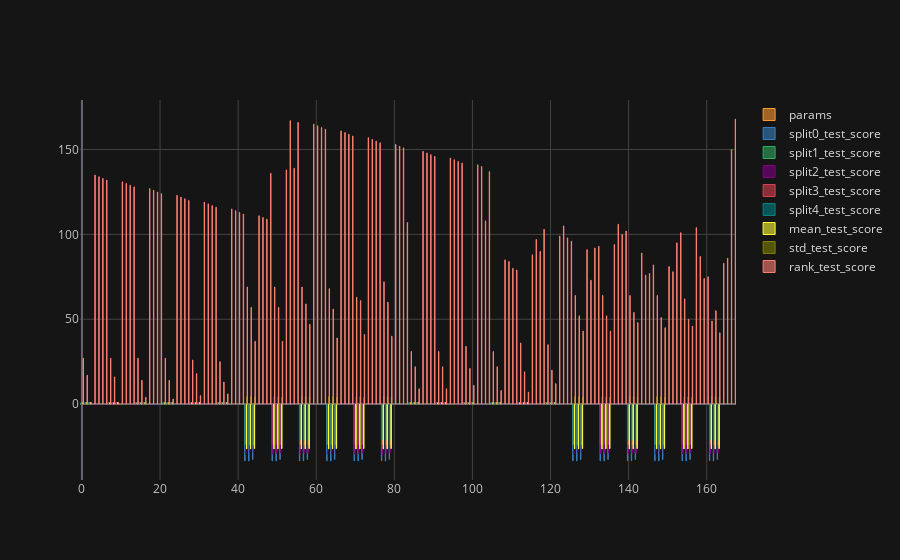

The notebook cell saved with this chart:
### Code cell
# building a dataframe from cross validation data
df_cv_scores=pd.DataFrame(gs.cv_results_).sort_values(by='rank_test_score')

# selecting specific columns to create a view
df_cv_scores[['params','split0_test_score', 'split1_test_score', 'split2_test_score',\
              'split3_test_score', 'split4_test_score', 'mean_test_score',\
              'std_test_score', 'rank_test_score']].iplot(kind='bar')

### Figure 1 — Plotly figure (JSON) as saved in the notebook; plotly's stock layout.template omitted (floating-point values rounded to 4 significant figures; data arrays with more than 128 entries replaced by an {"elided": "..."} marker saying what was removed)
{"data": [{"marker": {"color": "rgba(255, 153, 51, 0.6)", "line": {"color": "rgba(255, 153, 51, 1.0)", "width": 1}}, "name": "params", "orientation": "v", "text": "", "x": {"elided": "168 int values"}, "y": [{"ridge__alpha": 5, "ridge__fit_intercept": true, "ridge__solver": "svd", "selectkbest__k": 5}, {"ridge__alpha": 5, "ridge__fit_intercept": true, "ridge__solver": "cholesky", "selectkbest__k": 5}, {"ridge__alpha": 5, "ridge__fit_intercept": true, "ridge__solver": "sparse_cg", "selectkbest__k": 5}, {"ridge__alpha": 5, "ridge__fit_intercept": true, "ridge__solver": "lsqr", "selectkbest__k": 5}, {"ridge__alpha": 5, "ridge__fit_intercept": true, "ridge__solver": "sag", "selectkbest__k": 5}, {"ridge__alpha": 5, "ridge__fit_intercept": true, "ridge__solver": "saga", "selectkbest__k": 5}, {"ridge__alpha": 10, "ridge__fit_intercept": true, "ridge__solver": "sag", "selectkbest__k": 5}, {"ridge__alpha": 10, "ridge__fit_intercept": true, "ridge__solver": "sparse_cg", "selectkbest__k": 5}, {"ridge__alpha": 10, "ridge__fit_intercept": true, "ridge__solver": "svd", "selectkbest__k": 5}, {"ridge__alpha": 10, "ridge__fit_intercept": true, "ridge__solver": "cholesky", "selectkbest__k": 5}, {"ridge__alpha": 10, "ridge__fit_intercept": true, "ridge__solver": "lsqr", "selectkbest__k": 5}, {"ridge__alpha": 10, "ridge__fit_intercept": true, "ridge__solver": "saga", "selectkbest__k": 5}, {"ridge__alpha": 5, "ridge__fit_intercept": true, "ridge__solver": "saga", "selectkbest__k": 3}, {"ridge__alpha": 5, "ridge__fit_intercept": true, "ridge__solver": "lsqr", "selectkbest__k": 3}, {"ridge__alpha": 5, "ridge__fit_intercept": true, "ridge__solver": "sparse_cg", "selectkbest__k": 3}, {"ridge__alpha": 5, "ridge__fit_intercept": true, "ridge__solver": "cholesky", "selectkbest__k": 3}, {"ridge__alpha": 5, "ridge__fit_intercept": true, "ridge__solver": "svd", "selectkbest__k": 3}, {"ridge__alpha": 5, "ridge__fit_intercept": true, "ridge__solver": "sag", "selectkbest__k": 3}, {"ridge__alpha": 10, "ridge__fit_intercept": true, "ridge__solver": "sag", "selectkbest__k": 3}, {"ridge__alpha": 10, "ridge__fit_intercept": true, "ridge__solver": "saga", "selectkbest__k": 3}, {"ridge__alpha": 10, "ridge__fit_intercept": true, "ridge__solver": "lsqr", "selectkbest__k": 3}, {"ridge__alpha": 10, "ridge__fit_intercept": true, "ridge__solver": "svd", "selectkbest__k": 3}, {"ridge__alpha": 10, "ridge__fit_intercept": true, "ridge__solver": "sparse_cg", "selectkbest__k": 3}, {"ridge__alpha": 10, "ridge__fit_intercept": true, "ridge__solver": "cholesky", "selectkbest__k": 3}, {"ridge__alpha": 5, "ridge__fit_intercept": true, "ridge__solver": "saga", "selectkbest__k": 1}, {"ridge__alpha": 5, "ridge__fit_intercept": true, "ridge__solver": "sag", "selectkbest__k": 1}, {"ridge__alpha": 5, "ridge__fit_intercept": true, "ridge__solver": "lsqr", "selectkbest__k": 1}, {"ridge__alpha": 5, "ridge__fit_intercept": true, "ridge__solver": "cholesky", "selectkbest__k": 1}, {"ridge__alpha": 5, "ridge__fit_intercept": true, "ridge__solver": "sparse_cg", "selectkbest__k": 1}, {"ridge__alpha": 5, "ridge__fit_intercept": true, "ridge__solver": "svd", "selectkbest__k": 1}, {"ridge__alpha": 10, "ridge__fit_intercept": true, "ridge__solver": "svd", "selectkbest__k": 1}, {"ridge__alpha": 10, "ridge__fit_intercept": true, "ridge__solver": "cholesky", "selectkbest__k": 1}, {"ridge__alpha": 10, "ridge__fit_intercept": true, "ridge__solver": "sparse_cg", "selectkbest__k": 1}, {"ridge__alpha": 10, "ridge__fit_intercept": true, "ridge__solver": "lsqr", "selectkbest__k": 1}, {"ridge__alpha": 10, "ridge__fit_intercept": true, "ridge__solver": "saga", "selectkbest__k": 1}, {"ridge__alpha": 10, "ridge__fit_intercept": true, "ridge__solver": "sag", "selectkbest__k": 1}, {"ridge__alpha": 5, "ridge__fit_intercept": false, "ridge__solver": "cholesky", "selectkbest__k": 5}, {"ridge__alpha": 5, "ridge__fit_intercept": false, "ridge__solver": "svd", "selectkbest__k": 5}, {"ridge__alpha": 5, "ridge__fit_intercept": false, "ridge__solver": "sparse_cg", "selectkbest__k": 5}, {"ridge__alpha": 5, "ridge__fit_intercept": false, "ridge__solver": "saga", "selectkbest__k": 5}, {"ridge__alpha": 5, "ridge__fit_intercept": false, "ridge__solver": "sag", "selectkbest__k": 5}, {"ridge__alpha": 10, "ridge__fit_intercept": false, "ridge__solver": "saga", "selectkbest__k": 5}, {"ridge__alpha": 10, "ridge__fit_intercept": false, "ridge__solver": "svd", "selectkbest__k": 5}, {"ridge__alpha": 10, "ridge__fit_intercept": false, "ridge__solver": "cholesky", "selectkbest__k": 5}, {"ridge__alpha": 10, "ridge__fit_intercept": false, "ridge__solver": "sparse_cg", "selectkbest__k": 5}, {"ridge__alpha": 10, "ridge__fit_intercept": false, "ridge__solver": "sag", "selectkbest__k": 5}, {"ridge__alpha": 5, "ridge__fit_intercept": false, "ridge__solver": "lsqr", "selectkbest__k": 5}, {"ridge__alpha": 10, "ridge__fit_intercept": false, "ridge__solver": "lsqr", "selectkbest__k": 5}, {"ridge__alpha": 10, "ridge__fit_intercept": false, "ridge__solver": "saga", "selectkbest__k": 1}, {"ridge__alpha": 10, "ridge__fit_intercept": false, "ridge__solver": "sag", "selectkbest__k": 3}, {"ridge__alpha": 10, "ridge__fit_intercept": false, "ridge__solver": "sparse_cg", "selectkbest__k": 3}, {"ridge__alpha": 10, "ridge__fit_intercept": false, "ridge__solver": "cholesky", "selectkbest__k": 3}, {"ridge__alpha": 10, "ridge__fit_intercept": false, "ridge__solver": "svd", "selectkbest__k": 3}, {"ridge__alpha": 10, "ridge__fit_intercept": false, "ridge__solver": "lsqr", "selectkbest__k": 3}, {"ridge__alpha": 10, "ridge__fit_intercept": false, "ridge__solver": "saga", "selectkbest__k": 3}, {"ridge__alpha": 5, "ridge__fit_intercept": false, "ridge__solver": "sparse_cg", "selectkbest__k": 3}, {"ridge__alpha": 5, "ridge__fit_intercept": false, "ridge__solver": "cholesky", "selectkbest__k": 3}, {"ridge__alpha": 5, "ridge__fit_intercept": false, "ridge__solver": "svd", "selectkbest__k": 3}, {"ridge__alpha": 5, "ridge__fit_intercept": false, "ridge__solver": "lsqr", "selectkbest__k": 3}, {"ridge__alpha": 5, "ridge__fit_intercept": false, "ridge__solver": "saga", "selectkbest__k": 3}, {"ridge__alpha": 5, "ridge__fit_intercept": false, "ridge__solver": "sag", "selectkbest__k": 3}, {"ridge__alpha": 10, "ridge__fit_intercept": false, "ridge__solver": "sag", "selectkbest__k": 1}, {"ridge__alpha": 5, "ridge__fit_intercept": false, "ridge__solver": "sag", "selectkbest__k": 1}, {"ridge__alpha": 10, "ridge__fit_intercept": false, "ridge__solver": "sparse_cg", "selectkbest__k": 1}, {"ridge__alpha": 10, "ridge__fit_intercept": false, "ridge__solver": "svd", "selectkbest__k": 1}, {"ridge__alpha": 10, "ridge__fit_intercept": false, "ridge__solver": "cholesky", "selectkbest__k": 1}, {"ridge__alpha": 10, "ridge__fit_intercept": false, "ridge__solver": "lsqr", "selectkbest__k": 1}, {"ridge__alpha": 5, "ridge__fit_intercept": false, "ridge__solver": "sparse_cg", "selectkbest__k": 1}, {"ridge__alpha": 5, "ridge__fit_intercept": false, "ridge__solver": "svd", "selectkbest__k": 1}, {"ridge__alpha": 5, "ridge__fit_intercept": false, "ridge__solver": "lsqr", "selectkbest__k": 1}, {"ridge__alpha": 5, "ridge__fit_intercept": false, "ridge__solver": "cholesky", "selectkbest__k": 1}, {"ridge__alpha": 5, "ridge__fit_intercept": false, "ridge__solver": "saga", "selectkbest__k": 1}, {"ridge__alpha": 10, "ridge__fit_intercept": false, "ridge__solver": "svd", "selectkbest__k": 9}, {"ridge__alpha": 10, "ridge__fit_intercept": false, "ridge__solver": "sag", "selectkbest__k": 11}, {"ridge__alpha": 10, "ridge__fit_intercept": false, "ridge__solver": "sag", "selectkbest__k": 13}, {"ridge__alpha": 10, "ridge__fit_intercept": false, "ridge__solver": "lsqr", "selectkbest__k": 9}, {"ridge__alpha": 10, "ridge__fit_intercept": false, "ridge__solver": "lsqr", "selectkbest__k": 11}, {"ridge__alpha": 10, "ridge__fit_intercept": false, "ridge__solver": "sparse_cg", "selectkbest__k": 9}, {"ridge__alpha": 10, "ridge__fit_intercept": true, "ridge__solver": "sparse_cg", "selectkbest__k": 13}, {"ridge__alpha": 10, "ridge__fit_intercept": true, "ridge__solver": "sparse_cg", "selectkbest__k": 11}, {"ridge__alpha": 10, "ridge__fit_intercept": false, "ridge__solver": "sparse_cg", "selectkbest__k": 7}, {"ridge__alpha": 10, "ridge__fit_intercept": false, "ridge__solver": "lsqr", "selectkbest__k": 13}, {"ridge__alpha": 10, "ridge__fit_intercept": false, "ridge__solver": "saga", "selectkbest__k": 7}, {"ridge__alpha": 10, "ridge__fit_intercept": true, "ridge__solver": "sparse_cg", "selectkbest__k": 9}, {"ridge__alpha": 10, "ridge__fit_intercept": true, "ridge__solver": "sparse_cg", "selectkbest__k": 7}, {"ridge__alpha": 10, "ridge__fit_intercept": false, "ridge__solver": "saga", "selectkbest__k": 9}, {"ridge__alpha": 10, "ridge__fit_intercept": false, "ridge__solver": "sag", "selectkbest__k": 9}, {"ridge__alpha": 10, "ridge__fit_intercept": true, "ridge__solver": "sag", "selectkbest__k": 7}, {"ridge__alpha": 10, "ridge__fit_intercept": false, "ridge__solver": "lsqr", "selectkbest__k": 7}, {"ridge__alpha": 10, "ridge__fit_intercept": true, "ridge__solver": "sag", "selectkbest__k": 11}, {"ridge__alpha": 10, "ridge__fit_intercept": false, "ridge__solver": "svd", "selectkbest__k": 7}, {"ridge__alpha": 10, "ridge__fit_intercept": false, "ridge__solver": "svd", "selectkbest__k": 11}, {"ridge__alpha": 10, "ridge__fit_intercept": false, "ridge__solver": "svd", "selectkbest__k": 13}, {"ridge__alpha": 10, "ridge__fit_intercept": false, "ridge__solver": "cholesky", "selectkbest__k": 7}, {"ridge__alpha": 10, "ridge__fit_intercept": false, "ridge__solver": "sparse_cg", "selectkbest__k": 11}, {"ridge__alpha": 10, "ridge__fit_intercept": true, "ridge__solver": "saga", "selectkbest__k": 13}, {"ridge__alpha": 10, "ridge__fit_intercept": true, "ridge__solver": "sag", "selectkbest__k": 9}, {"ridge__alpha": 10, "ridge__fit_intercept": true, "ridge__solver": "saga", "selectkbest__k": 11}, {"ridge__alpha": 10, "ridge__fit_intercept": true, "ridge__solver": "saga", "selectkbest__k": 7}, {"ridge__alpha": 10, "ridge__fit_intercept": false, "ridge__solver": "cholesky", "selectkbest__k": 11}, {"ridge__alpha": 10, "ridge__fit_intercept": false, "ridge__solver": "sparse_cg", "selectkbest__k": 13}, {"ridge__alpha": 10, "ridge__fit_intercept": false, "ridge__solver": "cholesky", "selectkbest__k": 13}, {"ridge__alpha": 10, "ridge__fit_intercept": true, "ridge__solver": "sag", "selectkbest__k": 13}, {"ridge__alpha": 10, "ridge__fit_intercept": false, "ridge__solver": "sag", "selectkbest__k": 7}, {"ridge__alpha": 10, "ridge__fit_intercept": true, "ridge__solver": "saga", "selectkbest__k": 9}, {"ridge__alpha": 10, "ridge__fit_intercept": false, "ridge__solver": "cholesky", "selectkbest__k": 9}, {"ridge__alpha": 5, "ridge__fit_intercept": false, "ridge__solver": "saga", "selectkbest__k": 13}, {"ridge__alpha": 10, "ridge__fit_intercept": true, "ridge__solver": "lsqr", "selectkbest__k": 11}, {"ridge__alpha": 5, "ridge__fit_intercept": false, "ridge__solver": "svd", "selectkbest__k": 11}, {"ridge__alpha": 5, "ridge__fit_intercept": false, "ridge__solver": "svd", "selectkbest__k": 9}, {"ridge__alpha": 5, "ridge__fit_intercept": false, "ridge__solver": "svd", "selectkbest__k": 7}, {"ridge__alpha": 5, "ridge__fit_intercept": true, "ridge__solver": "saga", "selectkbest__k": 13}, {"ridge__alpha": 5, "ridge__fit_intercept": true, "ridge__solver": "saga", "selectkbest__k": 11}, {"ridge__alpha": 5, "ridge__fit_intercept": true, "ridge__solver": "saga", "selectkbest__k": 9}, {"ridge__alpha": 5, "ridge__fit_intercept": true, "ridge__solver": "saga", "selectkbest__k": 7}, {"ridge__alpha": 5, "ridge__fit_intercept": true, "ridge__solver": "sag", "selectkbest__k": 13}, {"ridge__alpha": 5, "ridge__fit_intercept": true, "ridge__solver": "sag", "selectkbest__k": 11}, {"ridge__alpha": 5, "ridge__fit_intercept": true, "ridge__solver": "sag", "selectkbest__k": 9}, {"ridge__alpha": 5, "ridge__fit_intercept": true, "ridge__solver": "sag", "selectkbest__k": 7}, {"ridge__alpha": 5, "ridge__fit_intercept": true, "ridge__solver": "sparse_cg", "selectkbest__k": 13}, {"ridge__alpha": 5, "ridge__fit_intercept": true, "ridge__solver": "sparse_cg", "selectkbest__k": 11}, {"ridge__alpha": 5, "ridge__fit_intercept": true, "ridge__solver": "sparse_cg", "selectkbest__k": 9}, {"ridge__alpha": 5, "ridge__fit_intercept": true, "ridge__solver": "sparse_cg", "selectkbest__k": 7}, {"ridge__alpha": 5, "ridge__fit_intercept": true, "ridge__solver": "lsqr", "selectkbest__k": 13}, {"ridge__alpha": 5, "ridge__fit_intercept": true, "ridge__solver": "lsqr", "selectkbest__k": 11}, {"ridge__alpha": 5, "ridge__fit_intercept": true, "ridge__solver": "lsqr", "selectkbest__k": 9}, {"ridge__alpha": 5, "ridge__fit_intercept": true, "ridge__solver": "lsqr", "selectkbest__k": 7}, {"ridge__alpha": 5, "ridge__fit_intercept": true, "ridge__solver": "cholesky", "selectkbest__k": 13}, {"ridge__alpha": 5, "ridge__fit_intercept": true, "ridge__solver": "cholesky", "selectkbest__k": 11}, {"ridge__alpha": 5, "ridge__fit_intercept": true, "ridge__solver": "cholesky", "selectkbest__k": 9}, {"ridge__alpha": 5, "ridge__fit_intercept": true, "ridge__solver": "cholesky", "selectkbest__k": 7}, {"ridge__alpha": 5, "ridge__fit_intercept": true, "ridge__solver": "svd", "selectkbest__k": 13}, {"ridge__alpha": 5, "ridge__fit_intercept": true, "ridge__solver": "svd", "selectkbest__k": 11}, {"ridge__alpha": 5, "ridge__fit_intercept": true, "ridge__solver": "svd", "selectkbest__k": 9}, {"ridge__alpha": 5, "ridge__fit_intercept": true, "ridge__solver": "svd", "selectkbest__k": 7}, {"ridge__alpha": 5, "ridge__fit_intercept": false, "ridge__solver": "svd", "selectkbest__k": 13}, {"ridge__alpha": 10, "ridge__fit_intercept": true, "ridge__solver": "lsqr", "selectkbest__k": 13}, {"ridge__alpha": 5, "ridge__fit_intercept": false, "ridge__solver": "cholesky", "selectkbest__k": 7}, {"ridge__alpha": 5, "ridge__fit_intercept": false, "ridge__solver": "cholesky", "selectkbest__k": 11}, {"ridge__alpha": 10, "ridge__fit_intercept": true, "ridge__solver": "lsqr", "selectkbest__k": 9}, {"ridge__alpha": 10, "ridge__fit_intercept": true, "ridge__solver": "lsqr", "selectkbest__k": 7}, {"ridge__alpha": 10, "ridge__fit_intercept": true, "ridge__solver": "cholesky", "selectkbest__k": 13}, {"ridge__alpha": 10, "ridge__fit_intercept": true, "ridge__solver": "cholesky", "selectkbest__k": 11}, {"ridge__alpha": 10, "ridge__fit_intercept": true, "ridge__solver": "cholesky", "selectkbest__k": 9}, {"ridge__alpha": 10, "ridge__fit_intercept": true, "ridge__solver": "cholesky", "selectkbest__k": 7}, {"ridge__alpha": 10, "ridge__fit_intercept": true, "ridge__solver": "svd", "selectkbest__k": 13}, {"ridge__alpha": 10, "ridge__fit_intercept": true, "ridge__solver": "svd", "selectkbest__k": 11}, {"ridge__alpha": 10, "ridge__fit_intercept": true, "ridge__solver": "svd", "selectkbest__k": 9}, {"ridge__alpha": 10, "ridge__fit_intercept": true, "ridge__solver": "svd", "selectkbest__k": 7}, {"ridge__alpha": 10, "ridge__fit_intercept": false, "ridge__solver": "saga", "selectkbest__k": 11}, {"ridge__alpha": 5, "ridge__fit_intercept": false, "ridge__solver": "saga", "selectkbest__k": 11}, {"ridge__alpha": 5, "ridge__fit_intercept": false, "ridge__solver": "saga", "selectkbest__k": 9}, {"ridge__alpha": 5, "ridge__fit_intercept": false, "ridge__solver": "saga", "selectkbest__k": 7}, {"ridge__alpha": 5, "ridge__fit_intercept": false, "ridge__solver": "sag", "selectkbest__k": 13}, {"ridge__alpha": 5, "ridge__fit_intercept": false, "ridge__solver": "sag", "selectkbest__k": 11}, {"ridge__alpha": 5, "ridge__fit_intercept": false, "ridge__solver": "sag", "selectkbest__k": 9}, {"ridge__alpha": 5, "ridge__fit_intercept": false, "ridge__solver": "sag", "selectkbest__k": 7}, {"ridge__alpha": 5, "ridge__fit_intercept": false, "ridge__solver": "sparse_cg", "selectkbest__k": 13}, {"ridge__alpha": 5, "ridge__fit_intercept": false, "ridge__solver": "sparse_cg", "selectkbest__k": 11}, {"ridge__alpha": 5, "ridge__fit_intercept": false, "ridge__solver": "sparse_cg", "selectkbest__k": 9}, {"ridge__alpha": 5, "ridge__fit_intercept": false, "ridge__solver": "sparse_cg", "selectkbest__k": 7}, {"ridge__alpha": 5, "ridge__fit_intercept": false, "ridge__solver": "lsqr", "selectkbest__k": 13}, {"ridge__alpha": 5, "ridge__fit_intercept": false, "ridge__solver": "lsqr", "selectkbest__k": 11}, {"ridge__alpha": 5, "ridge__fit_intercept": false, "ridge__solver": "lsqr", "selectkbest__k": 9}, {"ridge__alpha": 5, "ridge__fit_intercept": false, "ridge__solver": "lsqr", "selectkbest__k": 7}, {"ridge__alpha": 5, "ridge__fit_intercept": false, "ridge__solver": "cholesky", "selectkbest__k": 13}, {"ridge__alpha": 5, "ridge__fit_intercept": false, "ridge__solver": "cholesky", "selectkbest__k": 9}, {"ridge__alpha": 10, "ridge__fit_intercept": false, "ridge__solver": "saga", "selectkbest__k": 13}], "type": "bar"}, {"marker": {"color": "rgba(55, 128, 191, 0.6)", "line": {"color": "rgba(55, 128, 191, 1.0)", "width": 1}}, "name": "split0_test_score", "orientation": "v", "text": "", "x": {"elided": "168 int values"}, "y": {"elided": "168 mixed values"}, "type": "bar"}, {"marker": {"color": "rgba(50, 171, 96, 0.6)", "line": {"color": "rgba(50, 171, 96, 1.0)", "width": 1}}, "name": "split1_test_score", "orientation": "v", "text": "", "x": {"elided": "168 int values"}, "y": {"elided": "168 mixed values"}, "type": "bar"}, {"marker": {"color": "rgba(128, 0, 128, 0.6)", "line": {"color": "rgba(128, 0, 128, 1.0)", "width": 1}}, "name": "split2_test_score", "orientation": "v", "text": "", "x": {"elided": "168 int values"}, "y": {"elided": "168 mixed values"}, "type": "bar"}, {"marker": {"color": "rgba(219, 64, 82, 0.6)", "line": {"color": "rgba(219, 64, 82, 1.0)", "width": 1}}, "name": "split3_test_score", "orientation": "v", "text": "", "x": {"elided": "168 int values"}, "y": {"elided": "168 mixed values"}, "type": "bar"}, {"marker": {"color": "rgba(0, 128, 128, 0.6)", "line": {"color": "rgba(0, 128, 128, 1.0)", "width": 1}}, "name": "split4_test_score", "orientation": "v", "text": "", "x": {"elided": "168 int values"}, "y": {"elided": "168 mixed values"}, "type": "bar"}, {"marker": {"color": "rgba(255, 255, 51, 0.6)", "line": {"color": "rgba(255, 255, 51, 1.0)", "width": 1}}, "name": "mean_test_score", "orientation": "v", "text": "", "x": {"elided": "168 int values"}, "y": {"elided": "168 mixed values"}, "type": "bar"}, {"marker": {"color": "rgba(128, 128, 0, 0.6)", "line": {"color": "rgba(128, 128, 0, 1.0)", "width": 1}}, "name": "std_test_score", "orientation": "v", "text": "", "x": {"elided": "168 int values"}, "y": {"elided": "168 mixed values"}, "type": "bar"}, {"marker": {"color": "rgba(251, 128, 114, 0.6)", "line": {"color": "rgba(251, 128, 114, 1.0)", "width": 1}}, "name": "rank_test_score", "orientation": "v", "text": "", "x": {"elided": "168 int values"}, "y": {"elided": "168 int values"}, "type": "bar"}], "layout": {"legend": {"bgcolor": "#151516", "font": {"color": "#D9D9D9"}}, "paper_bgcolor": "#151516", "plot_bgcolor": "#151516", "title": {"font": {"color": "#D9D9D9"}}, "xaxis": {"gridcolor": "#434343", "showgrid": true, "tickfont": {"color": "#C2C2C2"}, "title": {"font": {"color": "#D9D9D9"}, "text": ""}, "zerolinecolor": "#666570"}, "yaxis": {"gridcolor": "#434343", "showgrid": true, "tickfont": {"color": "#C2C2C2"}, "title": {"font": {"color": "#D9D9D9"}, "text": ""}, "zerolinecolor": "#666570"}}}
